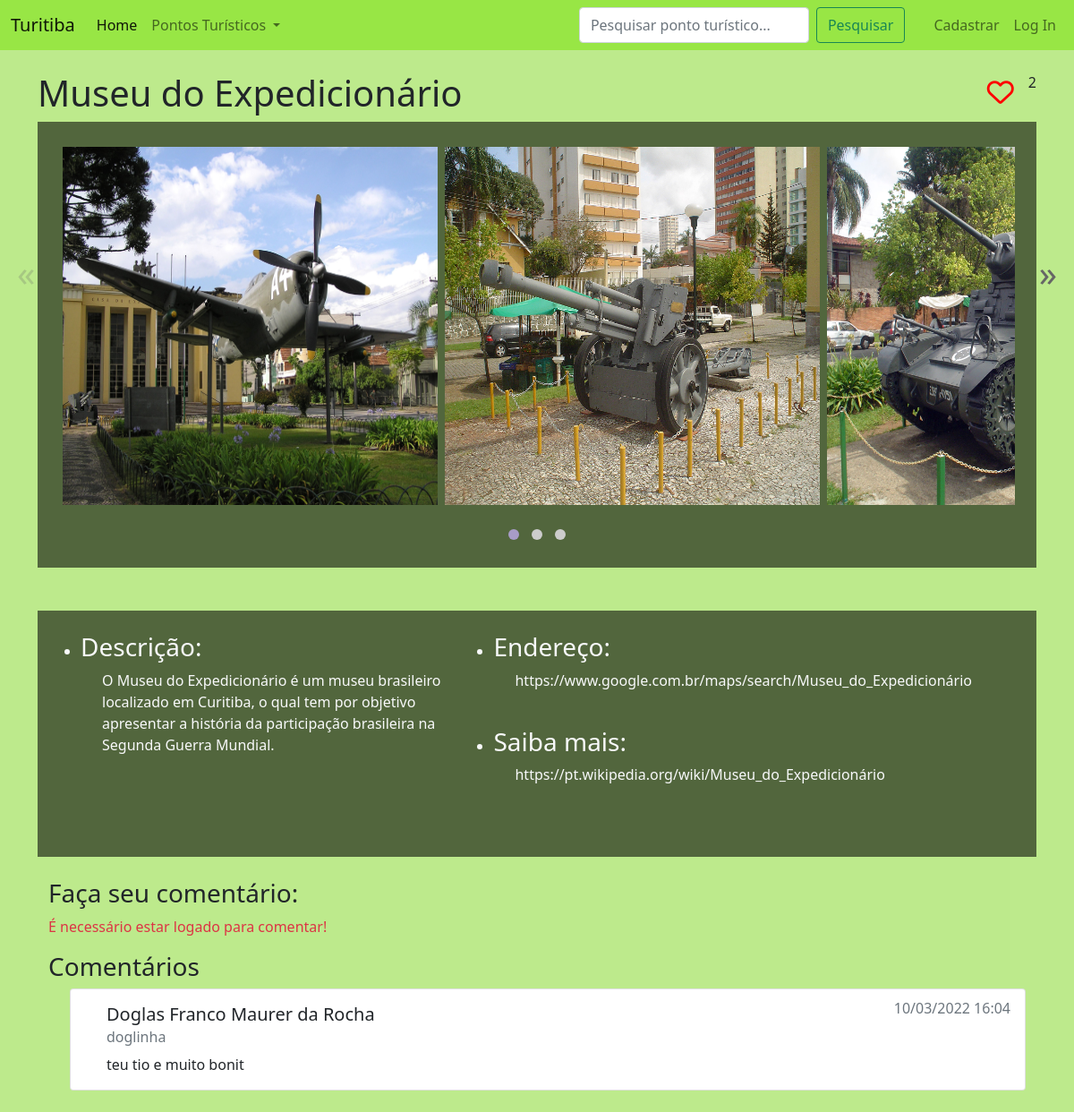
Page /location/museu-do-expedicionário on the committed database.
### tables this page shows
CREATE TABLE locations (id INTEGER NOT NULL PRIMARY KEY,
name TEXT NOT NULL,
description TEXT NOT NULL,
likes INTEGER NOT NULL,
maps_link TEXT NOT NULL,
info TEXT NOT NULL, route TEXT);

CREATE TABLE users (id INTEGER NOT NULL PRIMARY KEY,
username TEXT NOT NULL UNIQUE,
name TEXT NOT NULL,
email TEXT NOT NULL UNIQUE,
password_hash TEXT NOT NULL);

CREATE TABLE comments (comment TEXT NOT NULL,
user_id INTEGER NOT NULL,
location_id INTEGER NOT NULL,
date NUMERIC NOT NULL,
FOREIGN KEY (user_id) REFERENCES users(id),
FOREIGN KEY (location_id) REFERENCES locations(id));

### main.py (the view)
@app.route('/location/<location_route>')
def location(location_route: str):
    data = location_data(location_route).get_json()
    has_liked = user_has_liked(session.get('username'), location_route)
    comments = Reader.get_comments_from_location(db, location_route)
    return render_template('location.html',
                           data=data,
                           user_has_liked=has_liked,
                           comments=comments)

### db_manager.py (called while the page is built)
    def create_connection(self) -> None:
        connection = sql.connect(self.path_to_db)
        cursor = connection.cursor()
        return connection, cursor

    def close_connection(self, connection: object) -> None:
        connection.commit()
        connection.close()

    def get_user_info_to_comments(self, user_id: int) -> tuple:
        connection, cursor = self.create_connection()
        user_info = cursor.execute('''SELECT name, username
                                   FROM users
                                   WHERE id = ?''',
                                   (user_id,)).fetchone()
        self.close_connection(connection)
        return user_info

    def get_location_id(self, location_route: str) -> tuple:
        connection, cursor = self.create_connection()
        id_ = cursor.execute('''SELECT id
                             FROM locations
                             WHERE route = ?''',
                             (location_route,)).fetchone()
        self.close_connection(connection)
        return id_

    def get_comments_from_location(self, location_id: int) -> list:
        connection, cursor = self.create_connection()
        comments = cursor.execute('''SELECT *
                                  FROM comments
                                  WHERE location_id = ?
                                  ORDER BY date DESC''',
                                  (location_id,)).fetchall()
        self.close_connection(connection)
        return comments

### main.py (called while the page is built)
@app.after_request
def after_request(response):
    response.headers['Cache-Control'] = 'no-cache, no-store, must-revalidate'
    response.headers['Expires'] = 0
    response.headers['Pragma'] = 'no-cache'
    return response

@app.route('/location-data/<location_route>')
def location_data(location_route: str):
    data = Reader.get_location_data(db, location_route)
    return jsonify(data)

def user_has_liked(username: str, location_route: str) -> bool:
    if not (username):
        return False
    return Reader.user_has_liked(db, username, location_route)

### reader.py (called while the page is built)
    @staticmethod
    def get_location_id(db: DBManager, location_route: str) -> int:
        return db.get_location_id(location_route)[0]

    @staticmethod
    def format_date(date: str):
        year, month, day = tuple(date.split(' ')[0].split('-'))
        hour = date.split(' ')[1][:5]
        formatted_date = f'{day}/{month}/{year} {hour}'
        return formatted_date

### templates/location.html (shortened to what this page needs)
{% extends 'layout.html' %}
{% block style %}
    <link rel="stylesheet" href="../static/glider/glider.min.css">
    <link rel="stylesheet" href="../static/css/location.css">
{% endblock %}
{% block body %}
    <section class="container my-4">
        <div class="d-flex justify-content-between">
            <h1>{{ data.name }}</h1>
            <div  class="d-flex">
                <div id="heart">
                    {% if user_has_liked %}
                        <i class="fa-solid fa-heart"></i>
                    {% else %}
                        <i class="fa-regular fa-heart"></i>
                    {% endif %}
                </div>
                <span id="likes">{{ data.likes }}</span>
            </div>
        </div>
        <section>
            <article class="glider-contain p-4 dark-background">
                <div class="glider">
                    {% for path in data.photos %}
                        <div class="p-1">
                            <figure>
                                <img src="{{ path }}" alt="{{ data.name }}" width="500" height="400">
                            </figure>
                        </div>
                    {% endfor %}
                </div>
                <button aria-label="Previous" class="glider-prev">«</button>
                <button aria-label="Next" class="glider-next">»</button>
                <div role="tablist" class="dots"></div>
            </article>
            <section class="mt-5 p-4 dark-background text-light">
                <article class="container row">
                    <ul class="col">
                        <li>
                            <h3>Descrição:</h3>
                            <p class="ps-4">
                                {{ data.description }}
                            </p>
                        </li>
                    </ul>
                    <ul class="col">
                        <li>
                            <h3>Endereço:</h3>
                            <p class="ps-4">
                                {{ data.maps_link }}
                            </p>
                        </li>
                        <br>
                        <li>
                            <h3>Saiba mais:</h3>
                            <p class="ps-4">
                                {{ data.info }}
                            </p>
                        </li>
                        <br>
                    </ul>
                </article>
            </section>
        </section>
        <section class="container mt-4">
            <h3>Faça seu comentário:</h3>
            {% if session %}
                <form action="/comment/{{ data.route }}" method="POST" class="ps-4">
                    <div class="my-2 form-group">
                        <input type="text" class="form-control" id="comment" name="comment" aria-describedby="comment"
                        placeholder="Deixe aqui seu comentário sobre {{ data.name }}!" autocomplete="off">
                    </div>
                    <div class="mt-2 mb-4 form-group">
                        <input type="submit" class="btn button text-light" value="Fazer comentário">
                    </div>
                </form>
            {% else %}
                <p class="text-danger">É necessário estar logado para comentar!</p>
            {% endif %}
        </section>
        {% if comments %}
            <section class="container">
                <h3>Comentários</h3>
                {% for comment in comments %}
                    <div class="ps-4">
                        <div class="card mb-2 ps-4">
                            <div class="card-body">
                                <div class="d-flex justify-content-between">
                                    <div>
                                        <h5 class="card-title">{{ comment.name }}</h5>
                                        <h6 class="card-subtitle mb-2 text-muted">{{ comment.username }}</h6>
                                    </div>
                                    <div class="d-flex flex-column align-items-end">
                                        <h6 class="card-subtitle mb-2 text-muted">{{ comment.date }}</h6>
                                    </div>
                                </div>
                            <p class="card-text">{{ comment.comment }}</p>
                            </div>
                        </div>
                    </div>
                {% endfor %}
            </section>
        {% endif %}
    </section>
{% endblock body %}

### templates/layout.html (shortened to what this page needs)
<!DOCTYPE html>
<html lang="en">
    <head>
        <link href="https://cdn.jsdelivr.net/npm/bootstrap@5.1.3/dist/css/bootstrap.min.css" rel="stylesheet">
        <link rel="stylesheet" href="../static/css/style.css">
        <link rel="stylesheet" href="../static/css/forms.css">
        {% block style %}{% endblock %}
    </head>
    <body>
        <nav class="navbar navbar-expand-lg navbar-light" id="navbar">
            <div class="container-fluid">
                <a class="navbar-brand">Turitiba</a>
                <div class="collapse navbar-collapse" id="navbarSupportedContent">
                    <ul class="navbar-nav me-auto mb-2 mb-lg-0">
                        <li class="nav-item">
                            <a class="nav-link active" aria-current="page" href="/">Home</a>
                        </li>
                        <li class="nav-item dropdown">
                            <a class="nav-link dropdown-toggle" href="#" id="navbarDropdown" role="button" data-bs-toggle="dropdown" aria-expanded="false">
                                Pontos Turísticos
                            </a>
                        </li>
                    </ul>
                    <div class="navbar-nav d-flex">
                        <form action="/search" method="get" class="d-flex mx-4">
                            <input class="form-control me-2" type="search" placeholder="Pesquisar ponto turístico..." aria-label="Search"
                                name="q" id="search-bar" list="places" autocomplete="off">
                            <button class="btn btn-outline-success" type="submit">Pesquisar</button>
                          </form>
                        {% if session.username %}
                            <a href="/user/{{ session.username }}" class="nav-link">{{ session.username }}</a>
                            <i class="nav-link fa-solid fa-user"></i>
                            <form action="/logout?callback=main" method="post">
                                <input type="submit" value="Log Out" class="btn button text-light">
                            </form>
                        {% else %}
                            <a class="nav-link" href="/register">Cadastrar</a>
                            <a class="nav-link" href="/login">Log In</a>
                        {% endif %}
                    </div>
                </div>
            </div>
        </nav>
        <main>
            {% block body %}{% endblock %}
        </main>
    </body>
</html>

### static/css/style.css (style rules this page uses)
body { background-color: #BDEA8C; }
#navbar { background-color: #98E645; }

### static/css/location.css (style rules this page uses)
.dark-background { background-color: #52663D; }
#heart { font-size: 30px; color: red; margin-right: 1rem; cursor: pointer; }

### rows in the picture
locations: name "Museu do Expedicionário", description "O Museu do Expedicionário é um museu brasileiro localizado em Curitiba, o qual tem por objetivo apresentar a história da participação brasileira na Segunda Guerra Mundial.", maps_link "https://www.google.com.br/maps/search/Museu_do_Expedicionário", info "https://pt.wikipedia.org/wiki/Museu_do_Expedicionário"
users: name "Doglas Franco Maurer da Rocha", username "doglinha"
comments: comment "teu tio e muito bonit"

### other values in the picture
{{ data.likes }} "2"
{{ comment.date }} "10/03/2022 16:04"
